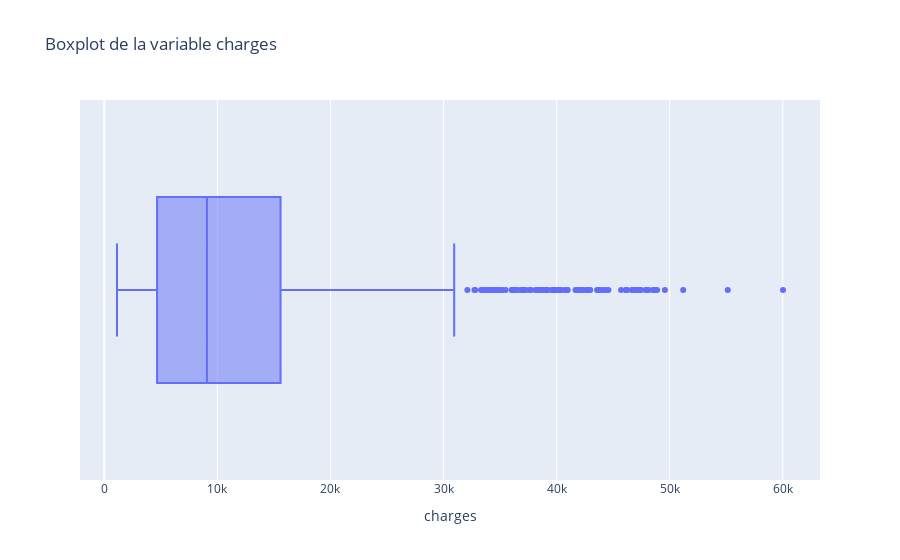

This figure's notebook cell:
### Code cell
fig = px.box(df_train, x='charges', title='Boxplot de la variable charges')
fig.show()

### Figure 1 — Plotly figure (JSON) as saved in the notebook; plotly's stock layout.template omitted (floating-point values rounded to 4 significant figures; data arrays with more than 128 entries replaced by an {"elided": "..."} marker saying what was removed)
{"data": [{"alignmentgroup": "True", "hovertemplate": "charges=%{x}<extra></extra>", "legendgroup": "", "marker": {"color": "#636efa"}, "name": "", "notched": false, "offsetgroup": "", "orientation": "h", "showlegend": false, "type": "box", "x": {"elided": "936 float values"}, "x0": " ", "xaxis": "x", "y0": " ", "yaxis": "y"}], "layout": {"boxmode": "group", "legend": {"tracegroupgap": 0}, "title": {"text": "Boxplot de la variable charges"}, "xaxis": {"anchor": "y", "domain": [0, 1], "title": {"text": "charges"}}, "yaxis": {"anchor": "x", "domain": [0, 1]}}}
